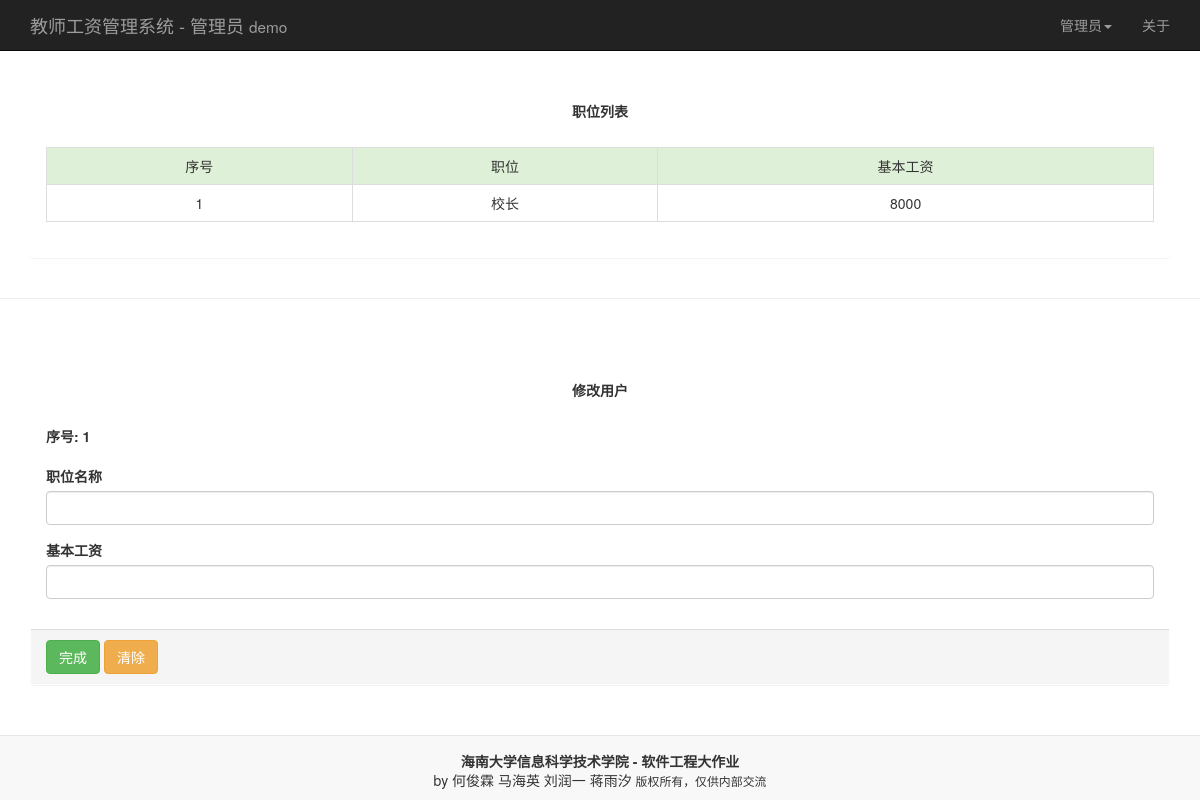
Page /modify_position.php?position_code=1 (signed in) on the committed database.
### tables this page shows
CREATE TABLE `user` (
  `staff_number` char(6) NOT NULL,
  `staff_name` varchar(30) NOT NULL,
  `modify_right` int(11) DEFAULT '0',
  `staff_position` int(11) NOT NULL DEFAULT '0',
  `professional_title` int(11) NOT NULL DEFAULT '0',
  `password` varchar(20) NOT NULL
);

CREATE TABLE `staff_position` (
  `position_code` int(11) NOT NULL,
  `position_name` varchar(60) NOT NULL,
  `wage` int(11) NOT NULL
);

### query.php (called while the page is built, shortened)
<?php
require_once "connect.php";
$staff_number = $_SESSION["staff_number"];
$modify_right = $_SESSION["modify_right"];
if (isset($staff_number) && isset($modify_right)) {
    $query_user = "SELECT *  FROM user WHERE staff_number='$staff_number'";
    if($staff_info_result = $con->query($query_user)) {
        $staff_info_result_row = $staff_info_result->fetch_row();
        $staff_name = $staff_info_result_row[1];
    } else {
        echo '<script>alert("查询用户信息失败");</script>';
    }
} else {
    echo '<script>alert("当前账户已退出，请重新登录");location.href="index.php";</script>';
}
?>

### modify_position.php (the view, shortened to what this page needs)
<?php
require_once "query.php";
require_once "modify.php";
$position_code=$_GET["position_code"];
$action="functions/modify_position.php?position_code=".$position_code;
?>
<!DOCTYPE html>
<html lang="zh-CN">
<head>
    <link href="assets/css/bootstrap.min.css" rel="stylesheet">
    <link href="assets/css/style.css" rel="stylesheet">
</head>
<body style="padding-top: 70px;">
<nav class="navbar navbar-default navbar-fixed-top navbar-inverse " role="navigation">
    <div class="container">
        <div class="navbar-header">
            <a class="navbar-brand" href="#">教师工资管理系统 - 管理员 <small>demo</small></a>
        </div>
        <div class="collapse navbar-collapse" id="nav-title">
            <ul class="nav navbar-nav navbar-right">
                <li class="dropdown" id="nav-user">
                    <a href="#" class="dropdown-toggle" data-toggle="dropdown" role="button" aria-haspopup="true" aria-expanded="false"><?php echo $staff_name;?><span class="caret"></span></a>
                </li>
                <li><a href="#" data-toggle="modal" data-target="#about">关于</a></li>
            </ul>
        </div>
    </div>
</nav>
<div class="container" style="padding-top: 20px;">
    <div class="panel" id="wage_panel">
        <div class="panel-heading text-center"><strong>职位列表</strong></div>
        <div class="panel-body">
            <table class="table table-bordered table-hover table-striped text-center">
                <tr class="success">
                    <td>序号</td>
                    <td>职位</td>
                    <td>基本工资</td>
                </tr>
                <?php
                print_single_position_info($con,$position_code);
                ?>
            </table>
        </div>
    </div>
</div>
<hr class="divider">
<div class="container" style="padding-top: 50px;padding-bottom: 40px;">
    <div class="panel">
        <form action=<?php echo $action;?> role="form" method="post">
            <div class="panel-heading text-center">
                <strong>修改用户</strong>
            </div>
            <div class="panel-body">
                <div class="form-group">
                    <label for="position_code"><strong>序号: <?php echo $position_code;?></strong></label>
                </div>
                <div class="form-group">
                    <label for="position_name">职位名称</label>
                    <input type="text" class="form-control" id="position_name" name="position_name" placeholer="职位名称">
                </div>
                <div class="form-group">
                    <label for="wage">基本工资</label>
                    <input type="text" class="form-control" id="wage" name="wage" placeholer="基本工资">
                </div>
            </div>
            <div class="panel-footer" stylr="float:right;">
                <button class="btn btn-success" type="submit">完成</button>
                <button class="btn btn-warning" type="reset">清除</button>
            </div>
        </form>
    </div>
</div>
<div class="navbar navbar-default navbar-fixed-bottom">
    <div class="container">
        <footer class="text-center" style="padding-top: 15px;">
            <p style="margin-bottom: -1px;"><strong>海南大学信息科学技术学院 - 软件工程大作业</strong></p>
            <p>by 何俊霖 马海英 刘润一 蒋雨汐 <small>版权所有，仅供内部交流</small></p>
        </footer>
    </div>
</div>
</body>
</html>

### modify.php (shortened to what this page needs)
<?php
function print_single_position_info($con, $position_code)
{
    if (isset($_SESSION["staff_number"]) && isset($_SESSION["modify_right"])) {
        if ($_SESSION["modify_right"] == '1') {
            $query_single_position_info = "SELECT *  FROM staff_position WHERE position_code=$position_code;";
            $single_course_position_result = $con->query($query_single_position_info);
            $single_position_result = $single_course_position_result->fetch_row();
            $single_position_number = $single_position_result[0];
            $single_position_name = $single_position_result[1];
            $single_position_wage = $single_position_result[2];
            echo "
<tr class=\"default\">
            <td>" . $single_position_number . "</td>
            <td>" . $single_position_name . "</td>
            <td>" . $single_position_wage . "</td>
                </tr>";
        } else {
            echo '<script>alert("您不是管理员，请检测登录信息");location.href="admin.php";</script>';
        }
    } else {
        echo '<script>alert("当前账户已退出，请重新登录");location.href="index.php";</script>';
    }
}
?>

### rows in the picture
user: staff_name "管理员"
staff_position: position_code "1", position_name "校长", wage "8000"

### other values in the picture
$position_code "1"
